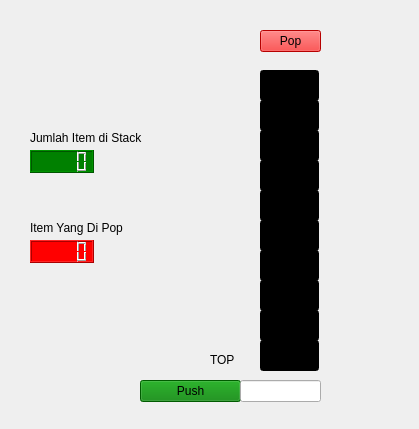
<?xml version="1.0" encoding="UTF-8"?>
<ui version="4.0">
 <class>StackWindow</class>
 <widget class="QWidget" name="StackWindow">
  <property name="windowModality">
   <enum>Qt::WindowModal</enum>
  </property>
  <property name="geometry">
   <rect>
    <x>0</x>
    <y>0</y>
    <width>419</width>
    <height>429</height>
   </rect>
  </property>
  <property name="windowTitle">
   <string>Form</string>
  </property>
  <property name="autoFillBackground">
   <bool>false</bool>
  </property>
  <widget class="QPushButton" name="pushButton">
   <property name="geometry">
    <rect>
     <x>140</x>
     <y>380</y>
     <width>101</width>
     <height>22</height>
    </rect>
   </property>
   <property name="cursor">
    <cursorShape>PointingHandCursor</cursorShape>
   </property>
   <property name="styleSheet">
    <string notr="true">background-color: green;</string>
   </property>
   <property name="text">
    <string>Push</string>
   </property>
   <property name="flat">
    <bool>false</bool>
   </property>
  </widget>
  <widget class="QLineEdit" name="item7">
   <property name="enabled">
    <bool>false</bool>
   </property>
   <property name="geometry">
    <rect>
     <x>260</x>
     <y>130</y>
     <width>59</width>
     <height>31</height>
    </rect>
   </property>
   <property name="styleSheet">
    <string notr="true">background-color: black;</string>
   </property>
   <property name="readOnly">
    <bool>true</bool>
   </property>
  </widget>
  <widget class="QLineEdit" name="item0">
   <property name="enabled">
    <bool>false</bool>
   </property>
   <property name="geometry">
    <rect>
     <x>260</x>
     <y>340</y>
     <width>59</width>
     <height>31</height>
    </rect>
   </property>
   <property name="styleSheet">
    <string notr="true">background-color: black;</string>
   </property>
   <property name="readOnly">
    <bool>true</bool>
   </property>
  </widget>
  <widget class="QLineEdit" name="item8">
   <property name="enabled">
    <bool>false</bool>
   </property>
   <property name="geometry">
    <rect>
     <x>260</x>
     <y>100</y>
     <width>59</width>
     <height>31</height>
    </rect>
   </property>
   <property name="styleSheet">
    <string notr="true">background-color: black;</string>
   </property>
   <property name="readOnly">
    <bool>true</bool>
   </property>
  </widget>
  <widget class="QPushButton" name="popButton">
   <property name="geometry">
    <rect>
     <x>260</x>
     <y>30</y>
     <width>61</width>
     <height>22</height>
    </rect>
   </property>
   <property name="styleSheet">
    <string notr="true">background-color: red;</string>
   </property>
   <property name="text">
    <string>Pop</string>
   </property>
  </widget>
  <widget class="QLineEdit" name="itemToPushedLineEdit">
   <property name="geometry">
    <rect>
     <x>240</x>
     <y>380</y>
     <width>81</width>
     <height>22</height>
    </rect>
   </property>
  </widget>
  <widget class="QLineEdit" name="item1">
   <property name="enabled">
    <bool>false</bool>
   </property>
   <property name="geometry">
    <rect>
     <x>260</x>
     <y>310</y>
     <width>59</width>
     <height>31</height>
    </rect>
   </property>
   <property name="styleSheet">
    <string notr="true">background-color: black;</string>
   </property>
   <property name="readOnly">
    <bool>true</bool>
   </property>
  </widget>
  <widget class="QLineEdit" name="item5">
   <property name="enabled">
    <bool>false</bool>
   </property>
   <property name="geometry">
    <rect>
     <x>260</x>
     <y>190</y>
     <width>59</width>
     <height>31</height>
    </rect>
   </property>
   <property name="styleSheet">
    <string notr="true">background-color: black;</string>
   </property>
   <property name="readOnly">
    <bool>true</bool>
   </property>
  </widget>
  <widget class="QLineEdit" name="item9">
   <property name="enabled">
    <bool>false</bool>
   </property>
   <property name="geometry">
    <rect>
     <x>260</x>
     <y>70</y>
     <width>59</width>
     <height>31</height>
    </rect>
   </property>
   <property name="styleSheet">
    <string notr="true">background-color: black;</string>
   </property>
   <property name="readOnly">
    <bool>true</bool>
   </property>
  </widget>
  <widget class="QLineEdit" name="item6">
   <property name="enabled">
    <bool>false</bool>
   </property>
   <property name="geometry">
    <rect>
     <x>260</x>
     <y>160</y>
     <width>59</width>
     <height>31</height>
    </rect>
   </property>
   <property name="styleSheet">
    <string notr="true">background-color: black;</string>
   </property>
   <property name="readOnly">
    <bool>true</bool>
   </property>
  </widget>
  <widget class="QLineEdit" name="item4">
   <property name="enabled">
    <bool>false</bool>
   </property>
   <property name="geometry">
    <rect>
     <x>260</x>
     <y>220</y>
     <width>59</width>
     <height>31</height>
    </rect>
   </property>
   <property name="styleSheet">
    <string notr="true">background-color: black;</string>
   </property>
   <property name="readOnly">
    <bool>true</bool>
   </property>
  </widget>
  <widget class="QLineEdit" name="item2">
   <property name="enabled">
    <bool>false</bool>
   </property>
   <property name="geometry">
    <rect>
     <x>260</x>
     <y>280</y>
     <width>59</width>
     <height>31</height>
    </rect>
   </property>
   <property name="styleSheet">
    <string notr="true">background-color: black;</string>
   </property>
   <property name="readOnly">
    <bool>true</bool>
   </property>
  </widget>
  <widget class="QLineEdit" name="item3">
   <property name="enabled">
    <bool>false</bool>
   </property>
   <property name="geometry">
    <rect>
     <x>260</x>
     <y>250</y>
     <width>59</width>
     <height>31</height>
    </rect>
   </property>
   <property name="styleSheet">
    <string notr="true">background-color: black;</string>
   </property>
   <property name="readOnly">
    <bool>true</bool>
   </property>
  </widget>
  <widget class="QLabel" name="topLabel">
   <property name="geometry">
    <rect>
     <x>210</x>
     <y>350</y>
     <width>71</width>
     <height>20</height>
    </rect>
   </property>
   <property name="styleSheet">
    <string notr="true">image: url(:/resource/right.png);</string>
   </property>
   <property name="text">
    <string>TOP</string>
   </property>
  </widget>
  <widget class="QLCDNumber" name="popedItemLcdNumber">
   <property name="geometry">
    <rect>
     <x>30</x>
     <y>240</y>
     <width>64</width>
     <height>23</height>
    </rect>
   </property>
   <property name="styleSheet">
    <string notr="true">background-color: red;</string>
   </property>
  </widget>
  <widget class="QLabel" name="label">
   <property name="geometry">
    <rect>
     <x>30</x>
     <y>220</y>
     <width>131</width>
     <height>16</height>
    </rect>
   </property>
   <property name="text">
    <string>Item Yang Di Pop</string>
   </property>
  </widget>
  <widget class="QLCDNumber" name="stackSizeLcdNumber">
   <property name="geometry">
    <rect>
     <x>30</x>
     <y>150</y>
     <width>64</width>
     <height>23</height>
    </rect>
   </property>
   <property name="styleSheet">
    <string notr="true">background-color: green;</string>
   </property>
  </widget>
  <widget class="QLabel" name="label_2">
   <property name="geometry">
    <rect>
     <x>30</x>
     <y>130</y>
     <width>131</width>
     <height>16</height>
    </rect>
   </property>
   <property name="text">
    <string>Jumlah Item di Stack</string>
   </property>
  </widget>
 </widget>
 <resources/>
 <connections/>
</ui>
